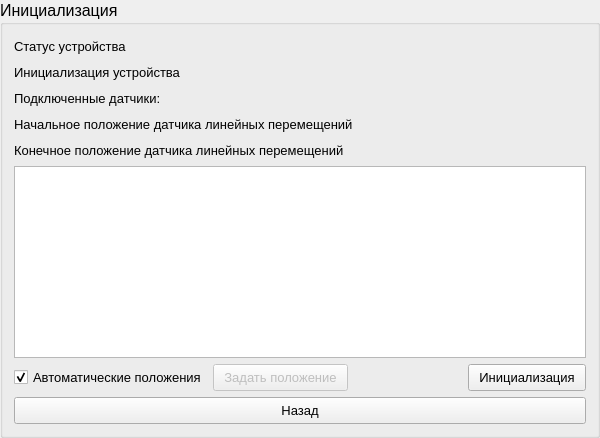
         <widget class="QGroupBox" name="groupBox_init">
          <property name="sizePolicy">
           <sizepolicy hsizetype="Expanding" vsizetype="Preferred">
            <horstretch>0</horstretch>
            <verstretch>0</verstretch>
           </sizepolicy>
          </property>
          <property name="minimumSize">
           <size>
            <width>600</width>
            <height>0</height>
           </size>
          </property>
          <property name="font">
           <font>
            <family>Segoe UI</family>
            <pointsize>12</pointsize>
           </font>
          </property>
          <property name="title">
           <string>Инициализация</string>
          </property>
          <layout class="QVBoxLayout" name="verticalLayout_8">
           <item>
            <layout class="QHBoxLayout" name="horizontalLayout_deviceStatus">
             <item>
              <widget class="QLabel" name="label_deviceStatus">
               <property name="font">
                <font>
                 <family>Segoe UI</family>
                 <pointsize>10</pointsize>
                </font>
               </property>
               <property name="text">
                <string>Статус устройства</string>
               </property>
              </widget>
             </item>
             <item>
              <spacer name="horizontalSpacer_deviceStatus">
               <property name="orientation">
                <enum>Qt::Orientation::Horizontal</enum>
               </property>
               <property name="sizeHint" stdset="0">
                <size>
                 <width>40</width>
                 <height>20</height>
                </size>
               </property>
              </spacer>
             </item>
             <item>
              <widget class="QLabel" name="label_deviceStatusValue">
               <property name="sizePolicy">
                <sizepolicy hsizetype="Preferred" vsizetype="Preferred">
                 <horstretch>0</horstretch>
                 <verstretch>0</verstretch>
                </sizepolicy>
               </property>
               <property name="minimumSize">
                <size>
                 <width>0</width>
                 <height>0</height>
                </size>
               </property>
               <property name="font">
                <font>
                 <family>Segoe UI</family>
                 <pointsize>10</pointsize>
                </font>
               </property>
               <property name="layoutDirection">
                <enum>Qt::LayoutDirection::LeftToRight</enum>
               </property>
               <property name="styleSheet">
                <string notr="true"/>
               </property>
               <property name="text">
                <string/>
               </property>
               <property name="alignment">
                <set>Qt::AlignmentFlag::AlignRight|Qt::AlignmentFlag::AlignTrailing|Qt::AlignmentFlag::AlignVCenter</set>
               </property>
              </widget>
             </item>
            </layout>
           </item>
           <item>
            <layout class="QHBoxLayout" name="horizontalLayout_deviceInit">
             <item>
              <widget class="QLabel" name="label_deviceInit">
               <property name="font">
                <font>
                 <family>Segoe UI</family>
                 <pointsize>10</pointsize>
                </font>
               </property>
               <property name="text">
                <string>Инициализация устройства</string>
               </property>
              </widget>
             </item>
             <item>
              <spacer name="horizontalSpacer_deviceInit">
               <property name="orientation">
                <enum>Qt::Orientation::Horizontal</enum>
               </property>
               <property name="sizeHint" stdset="0">
                <size>
                 <width>40</width>
                 <height>20</height>
                </size>
               </property>
              </spacer>
             </item>
             <item>
              <widget class="QLabel" name="label_deviceInitValue">
               <property name="sizePolicy">
                <sizepolicy hsizetype="Preferred" vsizetype="Preferred">
                 <horstretch>0</horstretch>
                 <verstretch>0</verstretch>
                </sizepolicy>
               </property>
               <property name="minimumSize">
                <size>
                 <width>0</width>
                 <height>0</height>
                </size>
               </property>
               <property name="font">
                <font>
                 <family>Segoe UI</family>
                 <pointsize>10</pointsize>
                </font>
               </property>
               <property name="layoutDirection">
                <enum>Qt::LayoutDirection::LeftToRight</enum>
               </property>
               <property name="text">
                <string/>
               </property>
               <property name="alignment">
                <set>Qt::AlignmentFlag::AlignRight|Qt::AlignmentFlag::AlignTrailing|Qt::AlignmentFlag::AlignVCenter</set>
               </property>
              </widget>
             </item>
            </layout>
           </item>
           <item>
            <layout class="QHBoxLayout" name="horizontalLayout_connectedSensors">
             <item>
              <widget class="QLabel" name="label_connectedSensors">
               <property name="font">
                <font>
                 <family>Segoe UI</family>
                 <pointsize>10</pointsize>
                </font>
               </property>
               <property name="text">
                <string>Подключенные датчики:</string>
               </property>
              </widget>
             </item>
             <item>
              <spacer name="horizontalSpacer_connectedSensors">
               <property name="orientation">
                <enum>Qt::Orientation::Horizontal</enum>
               </property>
               <property name="sizeHint" stdset="0">
                <size>
                 <width>40</width>
                 <height>20</height>
                </size>
               </property>
              </spacer>
             </item>
             <item>
              <widget class="QLabel" name="label_connectedSensorsNumber">
               <property name="sizePolicy">
                <sizepolicy hsizetype="Preferred" vsizetype="Preferred">
                 <horstretch>0</horstretch>
                 <verstretch>0</verstretch>
                </sizepolicy>
               </property>
               <property name="minimumSize">
                <size>
                 <width>0</width>
                 <height>0</height>
                </size>
               </property>
               <property name="font">
                <font>
                 <family>Segoe UI</family>
                 <pointsize>10</pointsize>
                </font>
               </property>
               <property name="layoutDirection">
                <enum>Qt::LayoutDirection::LeftToRight</enum>
               </property>
               <property name="text">
                <string/>
               </property>
               <property name="alignment">
                <set>Qt::AlignmentFlag::AlignRight|Qt::AlignmentFlag::AlignTrailing|Qt::AlignmentFlag::AlignVCenter</set>
               </property>
              </widget>
             </item>
            </layout>
           </item>
           <item>
            <layout class="QHBoxLayout" name="horizontalLayout_startingPosition">
             <item>
              <widget class="QLabel" name="label_startingPosition">
               <property name="font">
                <font>
                 <family>Segoe UI</family>
                 <pointsize>10</pointsize>
                </font>
               </property>
               <property name="text">
                <string>Начальное положение датчика линейных перемещений</string>
               </property>
              </widget>
             </item>
             <item>
              <spacer name="horizontalSpacer_startingPosition">
               <property name="orientation">
                <enum>Qt::Orientation::Horizontal</enum>
               </property>
               <property name="sizeHint" stdset="0">
                <size>
                 <width>40</width>
                 <height>20</height>
                </size>
               </property>
              </spacer>
             </item>
             <item>
              <widget class="QLabel" name="label_startingPositionValue">
               <property name="sizePolicy">
                <sizepolicy hsizetype="Preferred" vsizetype="Preferred">
                 <horstretch>0</horstretch>
                 <verstretch>0</verstretch>
                </sizepolicy>
               </property>
               <property name="minimumSize">
                <size>
                 <width>0</width>
                 <height>0</height>
                </size>
               </property>
               <property name="font">
                <font>
                 <family>Segoe UI</family>
                 <pointsize>10</pointsize>
                </font>
               </property>
               <property name="layoutDirection">
                <enum>Qt::LayoutDirection::LeftToRight</enum>
               </property>
               <property name="text">
                <string/>
               </property>
               <property name="alignment">
                <set>Qt::AlignmentFlag::AlignRight|Qt::AlignmentFlag::AlignTrailing|Qt::AlignmentFlag::AlignVCenter</set>
               </property>
              </widget>
             </item>
            </layout>
           </item>
           <item>
            <layout class="QHBoxLayout" name="horizontalLayout_finalPosition">
             <item>
              <widget class="QLabel" name="label_finalPosition">
               <property name="font">
                <font>
                 <family>Segoe UI</family>
                 <pointsize>10</pointsize>
                </font>
               </property>
               <property name="text">
                <string>Конечное положение датчика линейных перемещений</string>
               </property>
              </widget>
             </item>
             <item>
              <spacer name="horizontalSpacer_finalPosition">
               <property name="orientation">
                <enum>Qt::Orientation::Horizontal</enum>
               </property>
               <property name="sizeHint" stdset="0">
                <size>
                 <width>40</width>
                 <height>20</height>
                </size>
               </property>
              </spacer>
             </item>
             <item>
              <widget class="QLabel" name="label_finalPositionValue">
               <property name="sizePolicy">
                <sizepolicy hsizetype="Preferred" vsizetype="Preferred">
                 <horstretch>0</horstretch>
                 <verstretch>0</verstretch>
                </sizepolicy>
               </property>
               <property name="minimumSize">
                <size>
                 <width>0</width>
                 <height>0</height>
                </size>
               </property>
               <property name="font">
                <font>
                 <family>Segoe UI</family>
                 <pointsize>10</pointsize>
                </font>
               </property>
               <property name="layoutDirection">
                <enum>Qt::LayoutDirection::LeftToRight</enum>
               </property>
               <property name="text">
                <string/>
               </property>
               <property name="alignment">
                <set>Qt::AlignmentFlag::AlignRight|Qt::AlignmentFlag::AlignTrailing|Qt::AlignmentFlag::AlignVCenter</set>
               </property>
              </widget>
             </item>
            </layout>
           </item>
           <item>
            <widget class="Widgets::Chart::ChartView" name="Chart_trend"/>
           </item>
           <item>
            <layout class="QHBoxLayout" name="horizontalLayout_menuInit">
             <item>
              <widget class="QCheckBox" name="checkBox_autoinit">
               <property name="sizePolicy">
                <sizepolicy hsizetype="Preferred" vsizetype="Preferred">
                 <horstretch>0</horstretch>
                 <verstretch>0</verstretch>
                </sizepolicy>
               </property>
               <property name="font">
                <font>
                 <family>Segoe UI</family>
                 <pointsize>10</pointsize>
                </font>
               </property>
               <property name="text">
                <string>Автоматические положения</string>
               </property>
               <property name="checked">
                <bool>true</bool>
               </property>
              </widget>
             </item>
             <item>
              <widget class="QPushButton" name="pushButton_set">
               <property name="enabled">
                <bool>false</bool>
               </property>
               <property name="sizePolicy">
                <sizepolicy hsizetype="Preferred" vsizetype="Preferred">
                 <horstretch>0</horstretch>
                 <verstretch>0</verstretch>
                </sizepolicy>
               </property>
               <property name="font">
                <font>
                 <family>Segoe UI</family>
                 <pointsize>10</pointsize>
                </font>
               </property>
               <property name="styleSheet">
                <string notr="true">padding: 5px 10px;</string>
               </property>
               <property name="text">
                <string>Задать положение</string>
               </property>
              </widget>
             </item>
             <item>
              <spacer name="horizontalSpacer_menuInit">
               <property name="orientation">
                <enum>Qt::Orientation::Horizontal</enum>
               </property>
               <property name="sizeHint" stdset="0">
                <size>
                 <width>40</width>
                 <height>20</height>
                </size>
               </property>
              </spacer>
             </item>
             <item>
              <widget class="QPushButton" name="pushButton_init">
               <property name="sizePolicy">
                <sizepolicy hsizetype="Preferred" vsizetype="Preferred">
                 <horstretch>0</horstretch>
                 <verstretch>0</verstretch>
                </sizepolicy>
               </property>
               <property name="font">
                <font>
                 <family>Segoe UI</family>
                 <pointsize>10</pointsize>
                </font>
               </property>
               <property name="styleSheet">
                <string notr="true">padding: 5px 10px;</string>
               </property>
               <property name="text">
                <string>Инициализация</string>
               </property>
              </widget>
             </item>
            </layout>
           </item>
           <item>
            <widget class="QPushButton" name="pushButton_back">
             <property name="font">
              <font>
               <family>Segoe UI</family>
               <pointsize>10</pointsize>
              </font>
             </property>
             <property name="styleSheet">
              <string notr="true">padding: 5px 10px;</string>
             </property>
             <property name="text">
              <string>Назад</string>
             </property>
            </widget>
           </item>
          </layout>
         </widget>
